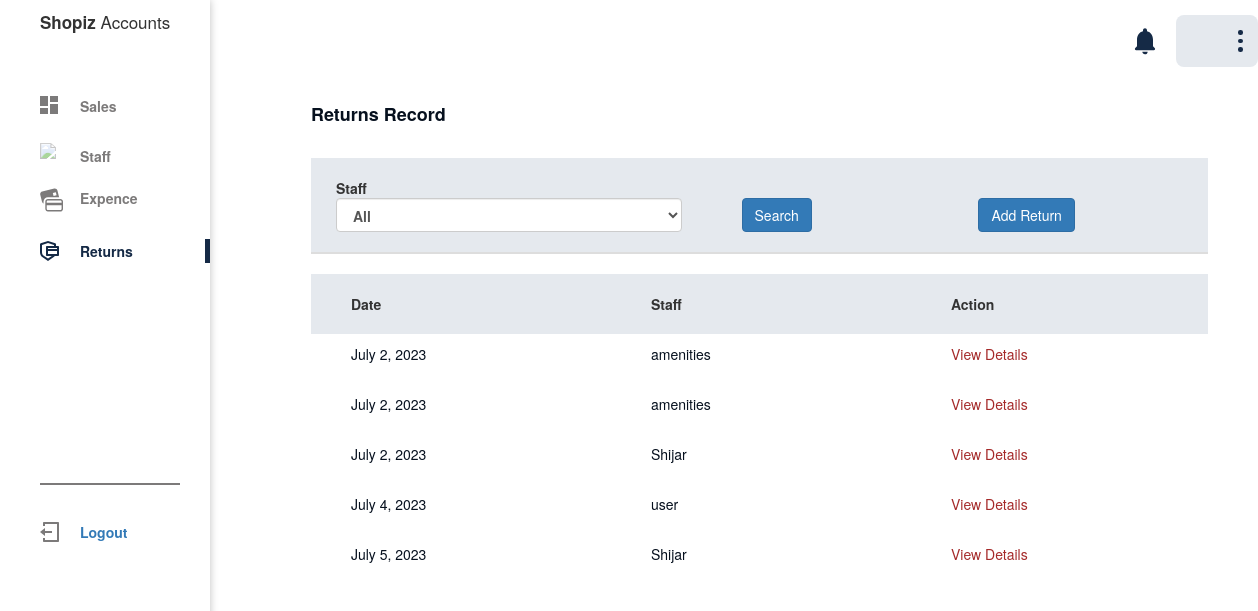
The page /returns (signed in) on the database as committed earlier.
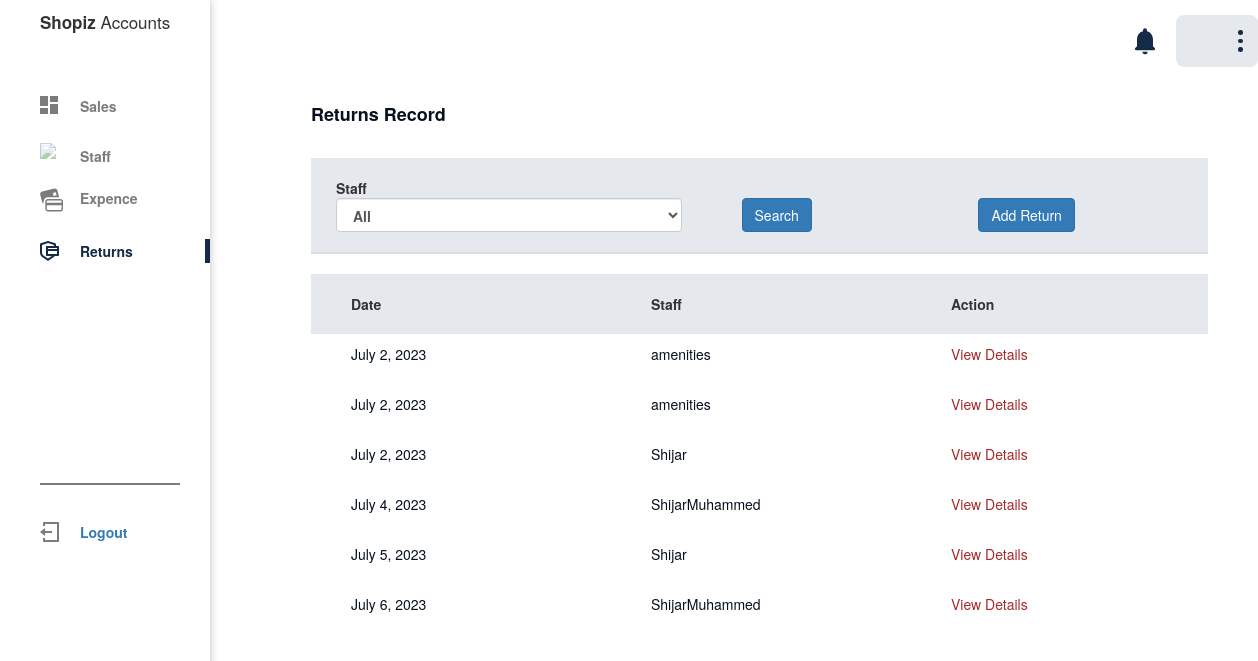
The same page on the database as committed later.
### user_app/models.py (models this page shows)
class Returns(models.Model):
    Date = models.DateField(auto_now_add=True)
    Staff  = models.ForeignKey(Staffs, on_delete=models.CASCADE)
    Description = models.TextField()
    class Meta:
        db_table = 'Returns'

class Staffs(models.Model):
    firstName = models.CharField(max_length=30)
    lastName = models.CharField(max_length=30)
    email = models.EmailField(max_length=50)
    gender = models.CharField(max_length=10)
    phoneNumber = models.CharField(max_length=20)
    address = models.CharField(max_length=250)
    profile_picture = models.FileField(upload_to='profile_picture')
    attachment = models.FileField(upload_to='attachments')
    status = models.BooleanField(default=True)
    access = models.BooleanField(default=True)
    shift = models.CharField(max_length=20)
    class Meta:
        db_table = 'staffs'

### user_app/views.py (the view, shortened to what this page needs)
# urls.py: path('returns', views.returns, name='return'),
def returns(request):
    if request.session.get('user_role') == 'admin':
        filter = request.GET.get('filter')
        data = models.Returns.objects.all()
        if filter is not None and filter != 'all':
            data = data.filter(Staff = filter)
        staffs = models.Staffs.objects.all()
    else:
        data = models.Returns.objects.filter(Staff = request.session.get('user_id'))
        staffs = models.Staffs.objects.filter(id = request.session.get('user_id'))
    return render(request, 'admin/returns.html', {'staffs': staffs, 'data': data,})

### template/admin/returns.html (shortened to what this page needs)
{% extends 'admin/admin_home.html' %}
{% load static %}
{% block content %}
<head>
    <link rel="stylesheet" href="//netdna.bootstrapcdn.com/bootstrap/3.1.1/css/bootstrap.min.css">
    <link rel="stylesheet" href="{% static 'css/expences.css' %}">
</head>
<div class="content" style="padding: 0 50px 0 0;">
    {% with user_role=request.session.user_role %}
    <div class="table-con" style="overflow: hidden;">
        <div class="heading">
            <div class="title">Returns Record</div>
            <div class="row">
                <form action="" method="get">
                <table class="table">
                    <thead>
                        <tr class="filters">
                            {% if user_role == 'admin' %}
                            <th>Staff
                                <select name="filter" class="form-control">
                                    <option value="all">All</option>
                                </select>
                            </th>
                            <th>
                                <button type="submit" class="btn btn-primary">Search</button>
                            </th>
                            {% endif %}
                            <th>
                                <button class="btn btn-primary" onclick="add_return()">Add Return</button>
                            </th>
                        </tr>
                    </thead>
                </table>
            </form>
            </div>
        </div>
        <table>
            <thead>
                <tr>
                    <th style="max-width: 350px; min-width: 300px;">Date</th>
                    <th style="max-width: 350px; min-width: 300px;">Staff</th>
                    <th style="max-width: 350px; min-width: 300px;">Action</th>
                </tr>
            </thead>
            <tbody>
                {% if data|length == 0 %}
                <tr>
                    <td colspan="3" align="center">No Record Found</td>
                </tr>
                {% else %}
                {% for data in data %}
                <tr class="row">
                    <td class="date" style="max-width: 350px; min-width: 300px;">
                        <p>{{data.Date}}</p>
                    </td>
                    <td class="name" style="max-width: 350px; min-width: 300px;">
                        <p>{{data.Staff.firstName}}</p>
                    </td>
                    <td class="name" style="max-width: 350px; min-width: 300px;">
                        <p><a style="color: brown;" onclick="itemCliked({{forloop.counter}})">View Details</a></p>
                    </td>
                </tr>
                {% endfor %}
                {% endif %}
            </tbody>
        </table>
    </div>
</div>
{% endwith %}
{% endblock %}

Rows that differ between the two databases and show on the page:
changed Returns "July 4, 2023": Staff.firstName "user" → "ShijarMuhammed"
added Returns: Date "July 6, 2023", Staff.firstName "ShijarMuhammed"
